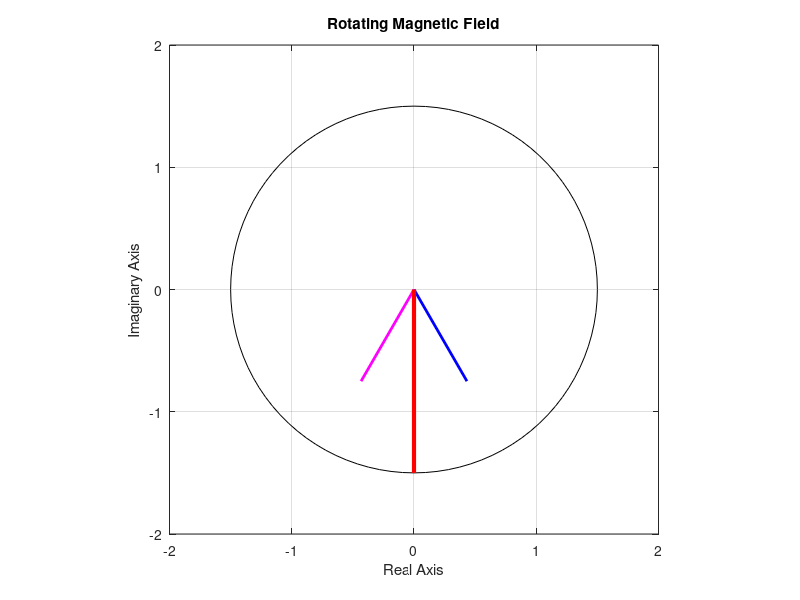

MATLAB code for this plot:
% M-file: mag_field.m
% This script calculates and visualizes the net magnetic field 
% produced by a three-phase stator.

clc; clear; close all;

% Set up basic conditions
bmax = 1;          % Normalize max magnetic flux density to 1
freq = 60;         % Frequency in Hz
w = 2 * pi * freq; % Angular velocity in rad/s
t = 0:1/6000:1/60; % Time vector (small increments for smooth animation)

% Generate the three-phase magnetic fields
Baa = sin(w*t) .* (cos(0) + 1j*sin(0));
Bbb = sin(w*t - 2*pi/3) .* (cos(2*pi/3) + 1j*sin(2*pi/3));
Bcc = sin(w*t + 2*pi/3) .* (cos(-2*pi/3) + 1j*sin(-2*pi/3));

% Calculate net magnetic field
Bnet = Baa + Bbb + Bcc;

% Generate a reference circle for visualization
circle = 1.5 * (cos(w*t) + 1j * sin(w*t));

% Animation loop to visualize the rotating field
for i = 1:length(t)
    clf; % Clear previous figure

    % Plot reference circle (black)
    plot(real(circle), imag(circle), 'k'); 
    hold on;

    % Plot individual phase magnetic fields
    plot([0 real(Baa(i))], [0 imag(Baa(i))], 'k', 'LineWidth', 2); % Phase A
    plot([0 real(Bbb(i))], [0 imag(Bbb(i))], 'b', 'LineWidth', 2); % Phase B
    plot([0 real(Bcc(i))], [0 imag(Bcc(i))], 'm', 'LineWidth', 2); % Phase C

    % Plot net magnetic field (red)
    plot([0 real(Bnet(i))], [0 imag(Bnet(i))], 'r', 'LineWidth', 3);

    % Formatting
    axis square;
    axis([-2 2 -2 2]);
    grid on;
    xlabel('Real Axis');
    ylabel('Imaginary Axis');
    title('Rotating Magnetic Field');
    
    drawnow; % Update the plot dynamically
    hold off;
end
